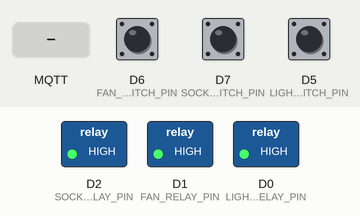
The sketch below on a simulated ESP8266 (NodeMCU). On the bench: switched loads named in the sketch (green lamp = pin HIGH). Dashed ring = blinking. The test bench sets the inputs (shaded band); at power-on: D6 (FAN_SWITCH_PIN) LOW, D7 (SOCKET_SWITCH_PIN) LOW, D5 (LIGHT_SWITCH_PIN) LOW. WiFi joins after 1.5 s; servers stay silent unless stated; no MQTT or app messages arrive unless stated; what the sketch prints to the serial monitor is not drawn.

Above: at 8.3 s.
8.4 s: D6 (FAN_SWITCH_PIN) pulled HIGH for 3.2 s
At 12.0 s:
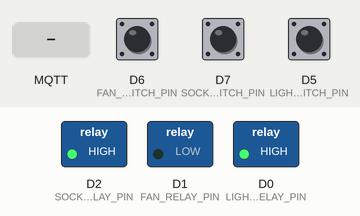
13.1 s: D7 (SOCKET_SWITCH_PIN) pulled HIGH for 3.2 s
At 13.7 s:
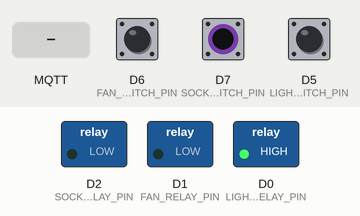
17.8 s: D5 (LIGHT_SWITCH_PIN) pulled HIGH for 0.65 s
At 19.1 s:
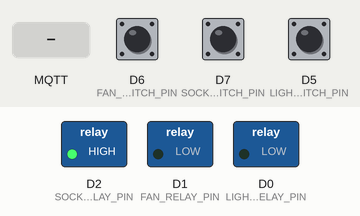
19.9 s: MQTT message "1" arrives on the second subscribed topic
At 20.8 s:
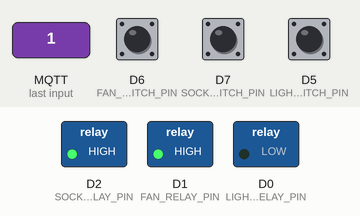
21.6 s: D7 (SOCKET_SWITCH_PIN) pulled HIGH for 0.65 s
At 23.3 s:
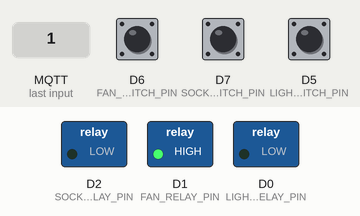
23.7 s: D6 (FAN_SWITCH_PIN) pulled HIGH for 0.65 s
At 25.3 s:
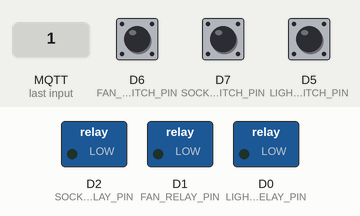
Timing chart, 0 to 26.8 s (numbered marks = the images above; inputs shaded):
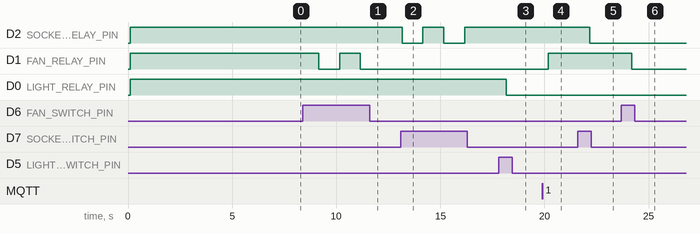

Measured:
- after the input at 8.4 s, D1 (FAN_RELAY_PIN): HIGH → LOW after 0.76 s, → HIGH 1.0 s later, → LOW 1.0 s later
- after the input at 13.1 s, D2 (SOCKET_RELAY_PIN): alternates HIGH for 1.0 s and LOW for 1.0 s, starting after 0.06 s
- after the input at 17.8 s, D0 (LIGHT_RELAY_PIN): HIGH → LOW after 0.37 s
- after the input at 19.9 s, D1 (FAN_RELAY_PIN): LOW → HIGH after 0.28 s
- after the input at 21.6 s, D2 (SOCKET_RELAY_PIN): HIGH → LOW after 0.58 s
- after the input at 23.7 s, D1 (FAN_RELAY_PIN): HIGH → LOW after 0.49 s

The sketch:

LivingRoom.ino
```cpp
#include <PubSubClient.h>
#include <ESP8266WiFi.h>

#define LIGHT_SWITCH_PIN D5
#define FAN_SWITCH_PIN D6
#define SOCKET_SWITCH_PIN D7
#define LIGHT_RELAY_PIN D0
#define FAN_RELAY_PIN D1
#define SOCKET_RELAY_PIN D2
// For NO(Normal Open) Relay, LOW is ON. Relay state may change based on manufacturer.
#define RELAY_ON LOW
#define RELAY_OFF HIGH
const char* ssid = "presha";
const char* password = "change_it";
const char* mqttServer = "192.168.0.119";
const int mqttPort = 1883;
const char* mqttClientName = "LivingRoom";
const char* swicthOn = "ON";
const char* switchOff = "OFF";
const char* stateTopicLIGHT = "livingroom/lightSwitch";
const char* commandTopicLIGHT = "livingroom/lightSwitch/set";
const char* stateTopicFan = "livingroom/fanSwitch";
const char* commandTopicFan = "livingroom/fanSwitch/set";
const char* stateTopicSocket = "livingroom/socketSwitch";
const char* commandTopicSocket = "livingroom/socketSwitch/set";
bool clientConnected = false;

WiFiClient wifiClient;
PubSubClient client(wifiClient);

void callback(char* topic, byte* payload, unsigned int length) {
  String strTopic = topic;
  //Serial.print("Message arrived - " + strTopic);
  String message = "";
  for (int i = 0; i < length; i++) {
    //Serial.print((char)payload[i]);
    message = message + (char)payload[i];
  }
  //Serial.print("\n");
  //Serial.print("_"+ message +"_");

  uint8_t pinName = 0;
  if (strTopic == commandTopicLIGHT) {
    pinName = LIGHT_RELAY_PIN;
  } else if (strTopic == commandTopicFan) {
    pinName = FAN_RELAY_PIN;
  } else if (strTopic == commandTopicSocket) {
    pinName = SOCKET_RELAY_PIN;
  }

  if (pinName != 0) {
    digitalWrite(pinName, message == swicthOn ? RELAY_ON : RELAY_OFF);
  }
}

void CheckAndConnectMQTTServer() {
  if (WiFi.status() != WL_CONNECTED) {
    Serial.println("No WiFi");
  }

  //make sure we are connected to WIFI before attemping to reconnect to MQTT
  if (WiFi.status() == WL_CONNECTED && !client.connected()){
    Serial.println("Connect MQTT");
    //if connected, subscribe to the topic(s) we want to be notified about
    if (client.connect(mqttClientName)) {
      //subscribe to topics here
      Serial.println("client connected");
      client.subscribe(commandTopicLIGHT);
      client.subscribe(commandTopicFan);
      client.subscribe(commandTopicSocket);
      clientConnected = true;
      delay(5000);
    }
  }
}

void publishSwitchState(){
  client.publish(stateTopicLIGHT, digitalRead(LIGHT_RELAY_PIN) == RELAY_ON ? swicthOn : switchOff);
  client.publish(stateTopicFan, digitalRead(FAN_RELAY_PIN) == RELAY_ON ? swicthOn : switchOff);
  client.publish(stateTopicSocket, digitalRead(SOCKET_RELAY_PIN) == RELAY_ON ? swicthOn : switchOff);
}

void setup() {
  Serial.begin(115200);
  delay(100);
  Serial.println("MQTT Bedroom");

  // Set initial replay state to off
  digitalWrite(LIGHT_RELAY_PIN, RELAY_OFF);
  digitalWrite(FAN_RELAY_PIN, RELAY_OFF);
  digitalWrite(SOCKET_RELAY_PIN, RELAY_OFF);

  pinMode(LIGHT_SWITCH_PIN, INPUT);
  pinMode(FAN_SWITCH_PIN, INPUT);
  pinMode(SOCKET_SWITCH_PIN, INPUT);

  pinMode(LIGHT_RELAY_PIN, OUTPUT);
  pinMode(FAN_RELAY_PIN, OUTPUT);
  pinMode(SOCKET_RELAY_PIN, OUTPUT);

  digitalWrite(LIGHT_SWITCH_PIN, LOW);
  digitalWrite(FAN_SWITCH_PIN, LOW);
  digitalWrite(SOCKET_SWITCH_PIN, LOW);

  client.setServer(mqttServer, mqttPort);
  client.setCallback(callback);

  //start wifi subsystem
  WiFi.begin(ssid, password);
  WiFi.enableAP(false);

  for (int i = 0; i < 10; i++) {
    //attempt to connect to the WIFI network and then connect to the MQTT server
    if (clientConnected) {
      break;
    }
    delay(1000);
    CheckAndConnectMQTTServer();
  }
}

void loop() {
  delay(1000);

  if (digitalRead(LIGHT_SWITCH_PIN) == HIGH) {
    digitalWrite(LIGHT_RELAY_PIN, digitalRead(LIGHT_RELAY_PIN) == RELAY_OFF ? RELAY_ON : RELAY_OFF);
  }
  if (digitalRead(FAN_SWITCH_PIN) == HIGH) {
    digitalWrite(FAN_RELAY_PIN, digitalRead(FAN_RELAY_PIN) == RELAY_OFF ? RELAY_ON : RELAY_OFF);
  }
  if (digitalRead(SOCKET_SWITCH_PIN) == HIGH) {
    digitalWrite(SOCKET_RELAY_PIN, digitalRead(SOCKET_RELAY_PIN) == RELAY_OFF ? RELAY_ON : RELAY_OFF);
  }

  CheckAndConnectMQTTServer();

  if(WiFi.status() == WL_CONNECTED && client.connected()){
    publishSwitchState();
    client.loop();
  }
}
```
